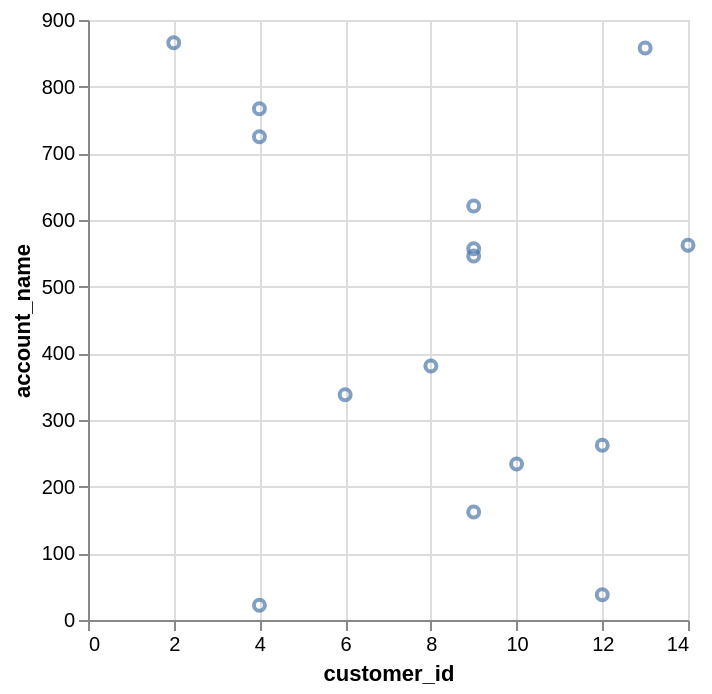

The specification (Vega-Lite) saved for this image:
### Vega-Lite specification from a JSON file in a GitHub repository (floating-point values rounded to 4 significant figures)
{"data": {"values": [{"x_data": 6, "y_data": 338}, {"x_data": 14, "y_data": 562}, {"x_data": 9, "y_data": 162}, {"x_data": 12, "y_data": 38}, {"x_data": 13, "y_data": 858}, {"x_data": 12, "y_data": 262}, {"x_data": 9, "y_data": 621}, {"x_data": 8, "y_data": 381}, {"x_data": 9, "y_data": 546}, {"x_data": 4, "y_data": 767}, {"x_data": 4, "y_data": 22}, {"x_data": 2, "y_data": 866}, {"x_data": 10, "y_data": 234}, {"x_data": 9, "y_data": 557}, {"x_data": 4, "y_data": 725}]}, "mark": "point", "encoding": {"x": {"field": "x_data", "type": "quantitative", "title": "customer_id"}, "y": {"field": "y_data", "type": "quantitative", "title": "account_name"}}}
